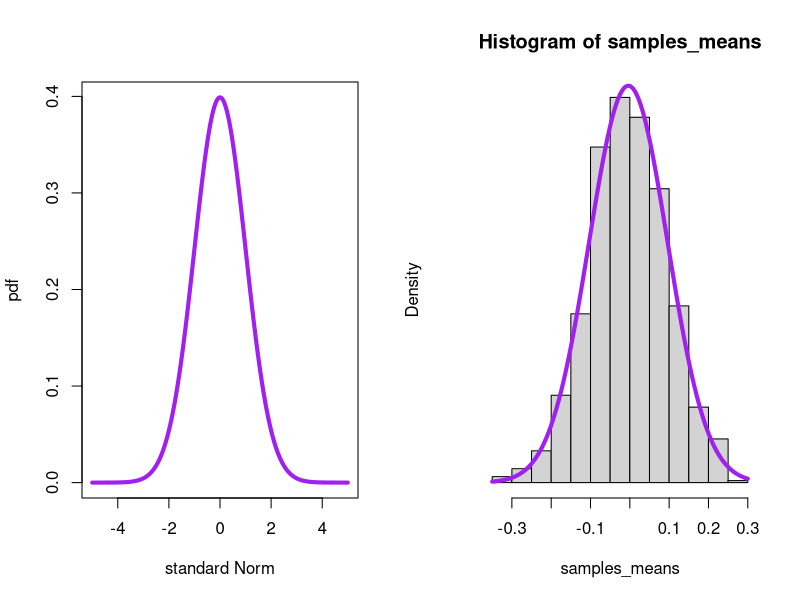

The R source for this figure:
CentralLimit <- function(n){
    means_of_samples <<-numeric()
    for (i in 1:n){
        means_of_samples <- c(means_of_samples,mean(rnorm(sampsize,mean,sd)))
    }
    samples_means <<- means_of_samples
    sd(samples_means)
}
sampsize <- 100
mean <- 0
sd <- 1
CentralLimit(1000)
head(samples_means)
x   <- seq(-5,5,length=1000)
y   <- dnorm(x,mean, sd)
par(mfrow=c(1,2))
plot(x,y, type="l",ylab="pdf",xlab="standard Norm",col="purple",lwd=4)
hist(samples_means,freq = F,yaxt="n")
x <- seq(-3,3,length=1000)
curve(dnorm(x,mean=mean(samples_means),
            sd=sd(samples_means)),col="purple",lwd=4,add=T,yaxt="n")